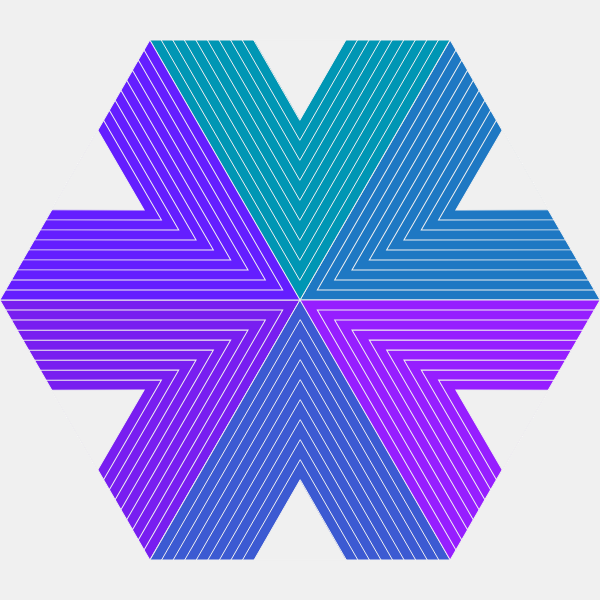
Frame 1 (no input)
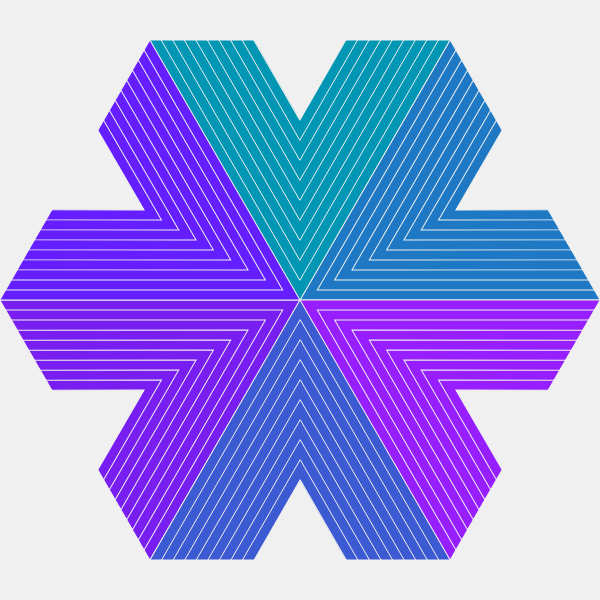
Frame 60 (no input)
Frame 120 (the mouse pressed at the canvas centre since frame 60): identical to frame 60, image omitted

The p5.js sketch that drew these frames (run headless with seeded random() and noise() and a simulated clock; from frame 60 on, the mouse is pressed at the canvas centre):

// p5.js sketch
// ── sketch.js
/* William Young
Professor Caitlin Morris
Oct 1, 2016
p5.js: Recreating 'Frank Stella, Star of Persia'
http://www.mmoca.org/sites/default/files/styles/exhibition_main_image/public/images-exhibits/stella_star-of-persia-ii_lr.jpg?itok=Ne_AxYmo
 */

var d = 60;

function setup() {
	createCanvas(600, 600);
	background(240);

}

function draw() {

	
	translate(300, 300); 

	for (var i=0; i<6; i++){
		
		fill(150-30*i, 30*i, 255-15*i);
		stroke(240);
		strokeWeight(1);
		rotate(radians(60*i));
		for (var j=0; j<9; j++){
 			triangle(0, 20*j, -150+20*j/1.73, 260, 150-20*j/1.73, 260);}
 		fill(240);
 		triangle(0, 20*9, -150+20*9/1.73, 260, 150-20*9/1.73, 260);
	}


/* For some reason, two of the triangles would not draw in the above loop - so I manually added them below. */


	rotate(radians(120));
	fill(150, 30, 255);
	for (var j=0; j<9; j++){
 		triangle(0, 20*j, -150+20*j/1.73, 260, 150-20*j/1.73, 260);}
 	fill(240);
 	triangle(0, 20*9, -150+20*9/1.73, 260, 150-20*9/1.73, 260);
 
 	rotate(radians(180));
	fill(100, 30, 255);
	for (var j=0; j<9; j++){
 		triangle(0, 20*j, -150+20*j/1.73, 260, 150-20*j/1.73, 260);}
 	fill(240);
 	triangle(0, 20*9, -150+20*9/1.73, 260, 150-20*9/1.73, 260);
 		
	

}
